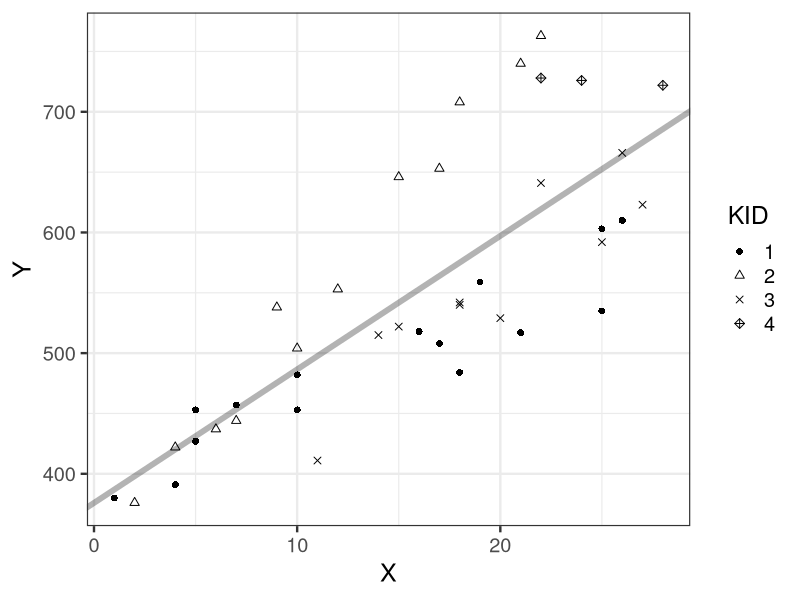
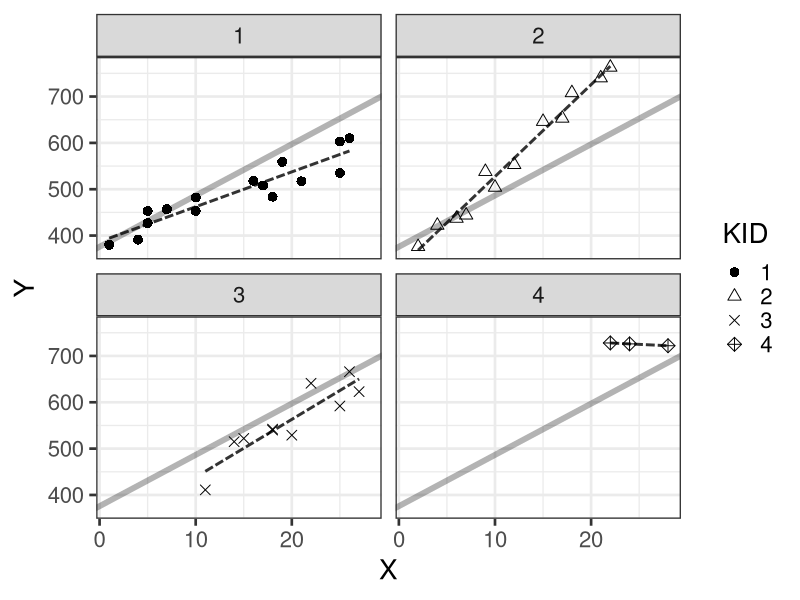

Generate these figures, in order, with R:
library(ggplot2)

d <- read.csv(file='input/data-salary-2.txt')
d$KID <- as.factor(d$KID)
res_lm <- lm(Y ~ X, data=d)
coef <- coef(res_lm)

p <- ggplot(d, aes(X, Y, shape=KID)) +
  theme_bw(base_size=18) +
  geom_abline(intercept=coef[1], slope=coef[2], size=2, alpha=0.3) +
  geom_point(size=2) +
  scale_shape_manual(values=c(16, 2, 4, 9)) +
  labs(x='X', y='Y')
ggsave(p, file='output/fig8-1-left.png', dpi=300, w=4, h=3)

p <- ggplot(d, aes(X, Y, shape=KID)) +
  theme_bw(base_size=20) +
  geom_abline(intercept=coef[1], slope=coef[2], size=2, alpha=0.3) +
  facet_wrap(~KID) +
  geom_line(stat='smooth', method='lm', se=FALSE, size=1, color='black', linetype='31', alpha=0.8) +
  geom_point(size=3) +
  scale_shape_manual(values=c(16, 2, 4, 9)) +
  labs(x='X', y='Y')
ggsave(p, file='output/fig8-1-right.png', dpi=300, w=6, h=5)
